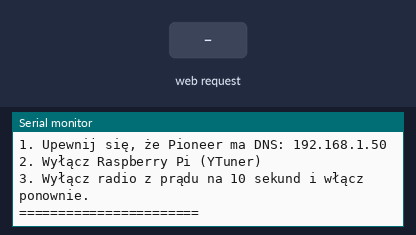
Bench run of a program on a simulated ESP32-S3. Parts: the last lines printed to the serial monitor. The test bench sets the inputs (shaded band). WiFi joins after 1.5 s; servers stay silent unless stated; uploads are accepted with an empty reply.

Above: at 3.9 s.
4.0 s: HTTP request GET /ytuner/mystations received
At 4.7 s:
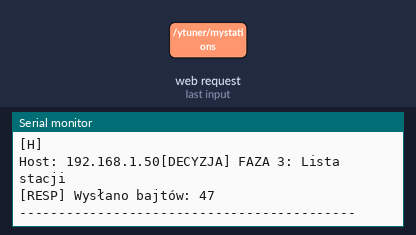
5.5 s: HTTP request GET /?token=0 received
At 5.8 s:
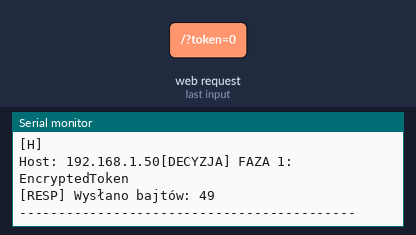
7.0 s: HTTP request GET /http received
At 8.1 s:
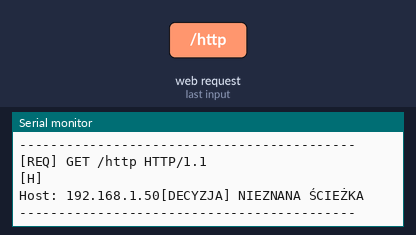

Measured:
- after the input at 4.0 s, the serial monitor: prints a new line at once (image 1)
- after the input at 5.5 s, the serial monitor: prints a new line at once (image 2)
- after the input at 7.0 s, the serial monitor: prints a new line at once (image 3)

The program:

main.cpp
```cpp
#include <Arduino.h>
#include <WiFi.h>
#include <WiFiUdp.h>
#include <HTTPClient.h>
#include <WiFiClientSecure.h>
#include <ArduinoJson.h>

// ==================== KONFIGURACJA ====================
const char* WIFI_SSID     = "Paszymaja";
const char* WIFI_PASSWORD = "Pierogi123";

IPAddress currentIP;
WiFiUDP dnsUdp;
WiFiServer httpServer(80);
uint8_t dnsBuffer[512];
String stationsXML = "";

void escapeXml(String &s) {
    s.replace("&", "&amp;"); s.replace("<", "&lt;"); s.replace(">", "&gt;");
    s.replace("\"", "&quot;"); s.replace("'", "&apos;");
}

// ==================== LOGOWANIE DO SERIALLY ====================
void logSection(String title) {
    Serial.println("\n-------------------------------------------");
    Serial.println("| " + title);
    Serial.println("-------------------------------------------");
}

// ==================== POBIERANIE STACJI ====================
void fetchStations() {
    WiFiClientSecure client;
    client.setInsecure();
    HTTPClient http;
    String url = "https://de1.api.radio-browser.info/json/stations/bycountrycodeexact/pl?limit=50&order=clickcount&reverse=true";

    Serial.println("[API] Start pobierania stacji...");
    if (http.begin(client, url)) {
        int httpCode = http.GET();
        if (httpCode == HTTP_CODE_OK) {
            JsonDocument doc;
            DeserializationError error = deserializeJson(doc, http.getString());
            if (!error) {
                String xml = "<?xml version=\"1.0\" encoding=\"utf-8\"?>\n<ListOfItems>\n";
                int count = 0;
                for (JsonObject s : doc.as<JsonArray>()) {
                    String name = s["name"] | "Radio";
                    String s_url = s["url_resolved"] | "";
                    if (s_url.startsWith("http")) {
                        escapeXml(name); escapeXml(s_url);
                        xml += "  <Item>\n    <ItemType>Station</ItemType>\n";
                        xml += "    <StationName>" + name + "</StationName>\n";
                        xml += "    <StationUrl>" + s_url + "</StationUrl>\n";
                        xml += "    <StationFormat>mp3</StationFormat>\n  </Item>\n";
                        count++;
                    }
                }
                xml += "  <ItemCount>" + String(count) + "</ItemCount>\n</ListOfItems>";
                stationsXML = xml;
                Serial.printf("[API] Sukces: %d stacji załadowanych.\n", count);
            }
        } else {
            Serial.printf("[API] Błąd HTTP: %d\n", httpCode);
        }
        http.end();
    }
}

// ==================== OBSŁUGA HTTP Z PEŁNYM LOGOWANIEM ====================
void handleHttpClient(WiFiClient client) {
    if (!client.connected()) return;

    logSection("POŁĄCZENIE PRZYCHODZĄCE");

    String requestLine = "";
    if (client.available()) {
        requestLine = client.readStringUntil('\r');
        Serial.println("[REQ] " + requestLine);
    }

    // LOGOWANIE WSZYSTKICH NAGŁÓWKÓW
    while (client.available()) {
        String header = client.readStringUntil('\r');
        if (header == "\n") break;
        Serial.print("[H] " + header);
    }

    String response = "";
    String logType = "";

    if (requestLine.indexOf("token=0") >= 0) {
        logType = "FAZA 1: EncryptedToken";
        response = "<EncryptedToken>0123456789ABCDEF</EncryptedToken>";
    }
    else if (requestLine.indexOf("loginXML.asp") >= 0) {
        logType = "FAZA 2: Login/Menu";
        response = "<?xml version=\"1.0\" encoding=\"utf-8\"?>\n<ListOfItems>\n"
                   "  <ItemCount>1</ItemCount>\n"
                   "  <Item>\n"
                   "    <ItemType>Dir</ItemType>\n"
                   "    <Title>MOJE RADIO (ESP32)</Title>\n"
                   "    <UrlDir>http://" + currentIP.toString() + "/ytuner/mystations</UrlDir>\n"
                   "    <UrlDirBackUp>http://" + currentIP.toString() + "/ytuner/mystations</UrlDirBackUp>\n"
                   "    <DirCount>50</DirCount>\n"
                   "  </Item>\n"
                   "</ListOfItems>";
    }
    else if (requestLine.indexOf("/ytuner/mystations") >= 0) {
        logType = "FAZA 3: Lista stacji";
        response = (stationsXML.length() > 0) ? stationsXML : "<?xml version=\"1.0\"?><Error>No Stations</Error>";
    }
    else {
        logType = "NIEZNANA ŚCIEŻKA";
    }

    Serial.println("[DECYZJA] " + logType);

    if (response.length() > 0) {
        client.print("HTTP/1.1 200 OK\r\n");
        client.print("Status: 200 OK\r\n");
        client.print("Content-Type: application/xml\r\n");
        client.print("Server: YTuner/1.2.6\r\n");
        client.print("Content-Length: " + String(response.length()) + "\r\n");
        client.print("Connection: close\r\n\r\n");
        client.print(response);
        Serial.println("[RESP] Wysłano bajtów: " + String(response.length()));
    }

    client.stop();
    Serial.println("-------------------------------------------");
}

// ==================== DNS Z LOGOWANIEM ZAPYTAŃ ====================
void handleDNS() {
    int packetSize = dnsUdp.parsePacket();
    if (packetSize <= 0) return;

    dnsUdp.read(dnsBuffer, 512);

    // Wyciąganie nazwy domeny z zapytania DNS
    String queriedDomain = "";
    for (int i = 13; i < packetSize - 4; i++) {
        char c = dnsBuffer[i];
        if (c > 31 && c < 127) queriedDomain += c;
        else queriedDomain += ".";
    }

    Serial.print("[DNS QUERY] " + queriedDomain);

    if (queriedDomain.indexOf("vtuner") >= 0 || queriedDomain.indexOf("pioneer") >= 0) {
        dnsBuffer[2] = 0x81; dnsBuffer[3] = 0x80; dnsBuffer[6] = 0x00; dnsBuffer[7] = 0x01;
        uint8_t answer[] = { 0xC0, 0x0C, 0x00, 0x01, 0x00, 0x01, 0x00, 0x00, 0x00, 0x3C, 0x00, 0x04, currentIP[0], currentIP[1], currentIP[2], currentIP[3] };
        dnsUdp.beginPacket(dnsUdp.remoteIP(), dnsUdp.remotePort());
        dnsUdp.write(dnsBuffer, packetSize);
        dnsUdp.write(answer, sizeof(answer));
        dnsUdp.endPacket();
        Serial.println(" -> PRZECHWYCONO!");
    } else {
        Serial.println(" -> POMINIĘTO");
    }
}

void setup() {
    Serial.begin(115200);
    delay(1000);

    WiFi.mode(WIFI_STA);
    WiFi.begin(WIFI_SSID, WIFI_PASSWORD);

    Serial.print("\n[WIFI] Łączenie");
    while (WiFi.status() != WL_CONNECTED) { delay(500); Serial.print("."); }

    currentIP = WiFi.localIP();
    Serial.println("\n[WIFI] Połączono! IP: " + currentIP.toString());

    fetchStations();
    httpServer.begin();
    dnsUdp.begin(53);

    Serial.println("\n=== LOGGER AKTYWNY ===");
    Serial.println("1. Upewnij się, że Pioneer ma DNS: " + currentIP.toString());
    Serial.println("2. Wyłącz Raspberry Pi (YTuner)");
    Serial.println("3. Wyłącz radio z prądu na 10 sekund i włącz ponownie.");
    Serial.println("=======================");
}

void loop() {
    handleDNS();
    WiFiClient client = httpServer.available();
    if (client) handleHttpClient(client);

    static uint32_t lastF = 0;
    if (millis() - lastF > 3600000UL) { fetchStations(); lastF = millis(); }
}
```
